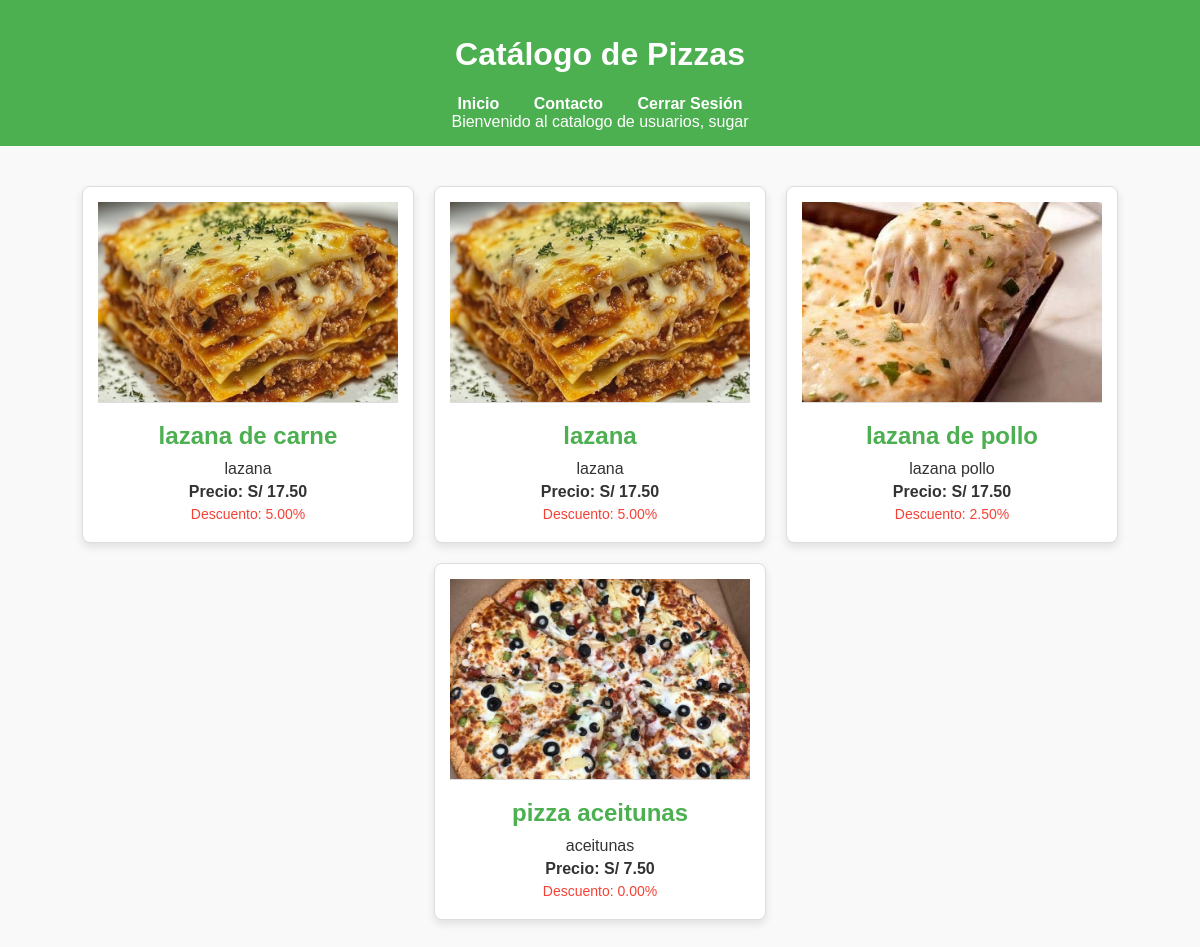
The page /semestral/views/catalogoU.php (signed in) on the database its author committed.
### tables this page shows
CREATE TABLE `productos` (
  `ID` int(11) NOT NULL,
  `Nombre` varchar(100) NOT NULL,
  `Descripcion` text DEFAULT NULL,
  `Precio` decimal(10,2) NOT NULL,
  `foto_prod` varchar(100) DEFAULT NULL,
  `DescuentoTarjeta` decimal(5,2) DEFAULT NULL
);

### semestral/models/catalogo.php (called while the page is built, shortened)
<?php
class CatalogoController {
    public function obtenerProductos() {
        try {
            $conexionObj = new Conexion();
            $conexion = $conexionObj->conectar();
            $sql = "SELECT Nombre, Descripcion, Precio, Foto_Prod, DescuentoTarjeta FROM productos";
            $stmt = $conexion->prepare($sql);
            $stmt->execute();
            return $stmt->fetchAll(PDO::FETCH_ASSOC);
        } catch (PDOException $e) {
            return "Error: " . $e->getMessage();
        }
    }
}
$catalogoController = new CatalogoController();
$productos = $catalogoController->obtenerProductos();
?>

### semestral/views/catalogoU.php (the view, shortened to what this page needs)
<!DOCTYPE html>
<html lang="es">
<head>
    <link rel="stylesheet" href="../css/catalogo.css">
</head>
<body>
    <header class="catalogo-header">
        <h1>Catálogo de Pizzas</h1>
        <nav>
            <a href="principalU.php">Inicio</a>
            <a href="contacto.html" class="link">Contacto</a>
            <a href="login.html">Cerrar Sesión</a>
        </nav>
        <?php
        echo "Bienvenido al catalogo de usuarios, " . $_SESSION['usuario'];
        ?>
    </header>
    <main class="catalogo-main">
        <section class="productos">
            <?php
            require_once '../models/catalogo.php';
            if (is_array($productos)) {
                foreach ($productos as $producto) {
                    echo "
                        <div class='producto'>
                            <img src='{$producto['Foto_Prod']}' alt='{$producto['Nombre']}'>
                            <h2>{$producto['Nombre']}</h2>
                            <p>{$producto['Descripcion']}</p>
                            <p class='precio'>Precio: S/ {$producto['Precio']}</p>
                            <p class='descuento'>Descuento: {$producto['DescuentoTarjeta']}%</p>
                        </div>
                    ";
                }
            } else {
                echo "<p>Error al cargar los productos.</p>";
            }
            ?>
        </section>
    </main>
</body>
</html>

### semestral/css/catalogo.css (style rules this page uses)
body { font-family: Arial, sans-serif; margin: 0; padding: 0; background-color: #f9f9f9; color: #333; }
.catalogo-header { background-color: #4CAF50; color: white; text-align: center; padding: 15px; }
.catalogo-header nav { margin-top: 10px; }
.catalogo-header nav a { color: white; text-decoration: none; margin: 0 15px; font-weight: bold; }
.catalogo-main { max-width: 1200px; margin: 20px auto; padding: 20px; }
.productos { display: flex; flex-wrap: wrap; gap: 20px; justify-content: center; }
.producto { background: white; border: 1px solid #ddd; border-radius: 8px; width: 300px; box-shadow: 0 4px 8px rgba(0, 0, 0, 0.1); overflow: hidden; text-align: center; padding: 15px; transition: transform 0.3s ease; }
.producto img { width: 100%; height: 200px; object-fit: cover; border-bottom: 1px solid #ddd; }
.producto h2 { margin: 15px 0 10px; color: #4CAF50; }
.producto p { margin: 5px 0; }
.producto .precio { font-weight: bold; color: #333; }
.producto .descuento { color: #f44336; font-size: 14px; }

### rows shown on the page
productos: foto_prod (picture), Nombre "lazana de carne", Descripcion "lazana", Precio "17.50", DescuentoTarjeta "5.00"
productos: foto_prod (picture), Nombre "lazana", Descripcion "lazana", Precio "17.50", DescuentoTarjeta "5.00"
productos: foto_prod (picture), Nombre "lazana de pollo", Descripcion "lazana pollo", Precio "17.50", DescuentoTarjeta "2.50"
productos: foto_prod (picture), Nombre "pizza aceitunas", Descripcion "aceitunas", Precio "7.50", DescuentoTarjeta "0.00"

### other values the page prints
$_SESSION['usuario'] "sugar"
